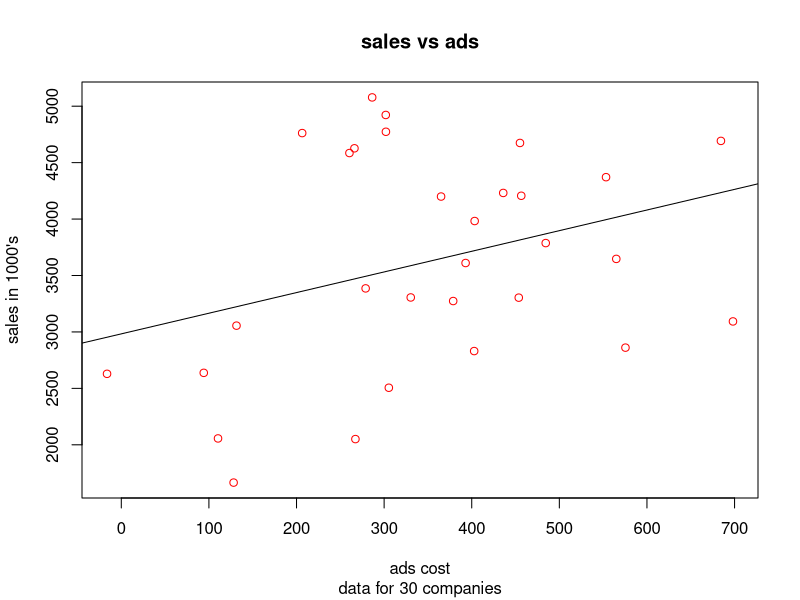
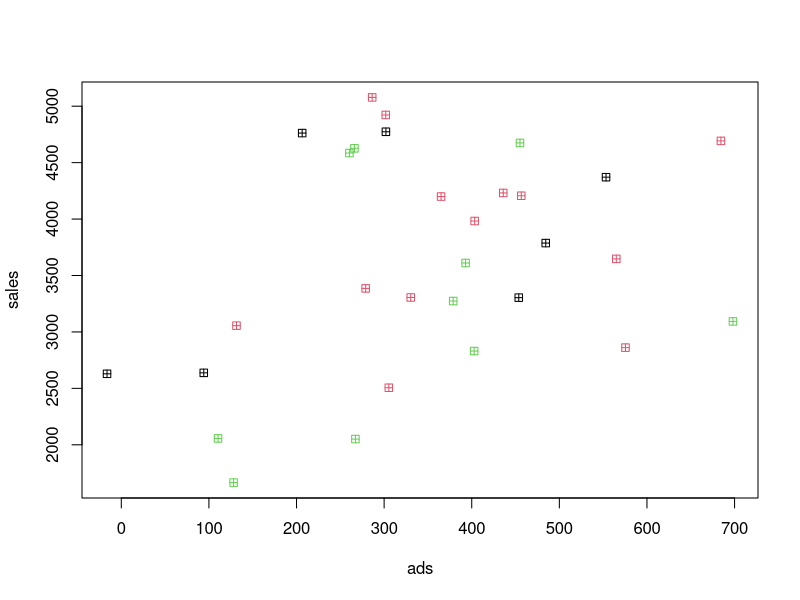
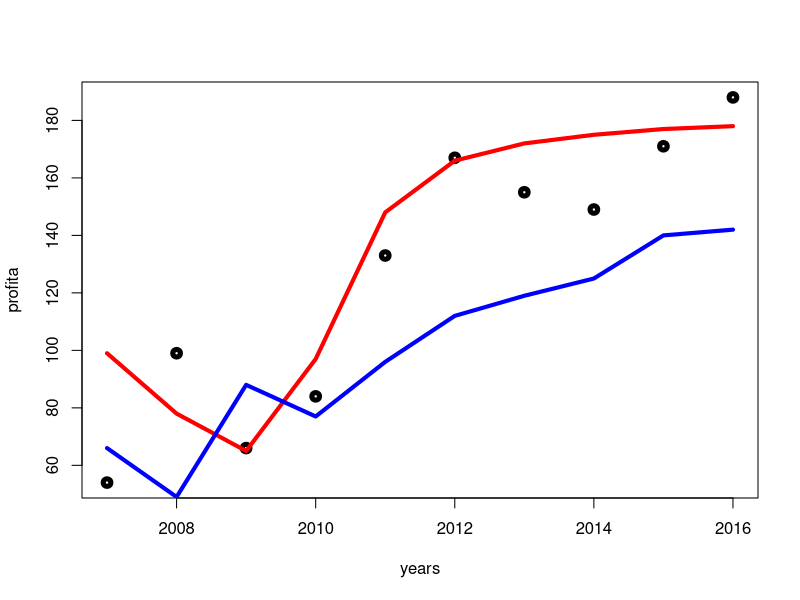

These figures' R source, in order: (Note: this script raises an error after producing the figures.)
#advertising for 30 companies with mean of 400 and standard deviation of 200
ads <- rnorm(30,400,200)
#sales of 30 companied with mean of 4000 and sd of 1000
sales <- rnorm(30,4000,1000)

plot(sales~ ads , main = "sales vs ads" ,
     xlab = "ads cost" , ylab = "sales in 1000's" ,
     sub = "data for 30 companies" , 
     col = "red")
fit <- lm(sales~ads)
abline(fit) #treand_line_denotes_the_growth_of_the_chart
 
#classifiying the companies into manufacturing ,services , retail
sector <- sample(1:3 , 30 , replace = TRUE)
sector2 <- factor(sector , levels = c(1,2,3),
                  labels = c("manufactuing" , "services" ,"retail") )
sector2



#plotting graph for each sector
plot(sales~ads , col = sector2 , pch = 12)

legend(x= 800 , y = 2000 , legend = levels(sector2) , col = 1:3 ,lty = "solid" , cex = 1 )

#analysing the profit for 10 years(2007-2016)
years <- 2007:2016
profita <- c(54,99,66,84,133,167,155,149,171,188)
profitb <- c(99,78,65,97,148,166,172,175,177,178)
profitc <- c(66,49,88,77,96,112,119,125,140,142)
plot(profita~years , typr = "l" , lwd = 5)
lines(profitb~years, type = "l" , col = "red" , lwd =4)
lines(profitc~years , type = "l" , col = "blue" , lwd =4)

#treand line for the profit chart
fit <- lm(profit~years)
abline(fit)

plot(profit~years , type = "s")
